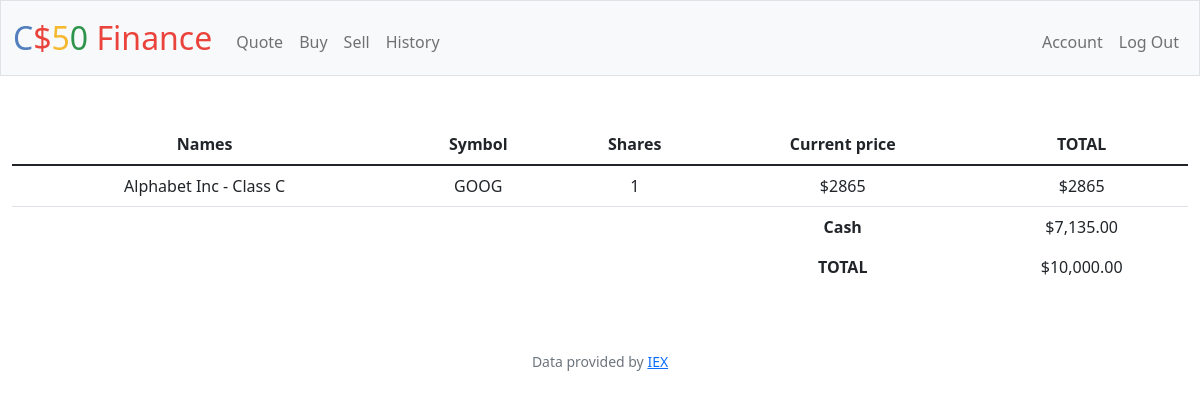
/ (signed in), run on the app's committed database.
### tables this page shows
CREATE TABLE wallets (
    ownID INTEGER PRIMARY KEY AUTOINCREMENT NOT NULL,
    symbol TEXT NOT NULL,
    shares INTEGER NOT NULL,
    value INTEGER NOT NULL,
    total INTEGER NOT NULL,
    name TEXT NOT NULL,
    idName INTEGER NOT NULL,
    FOREIGN KEY (idName) REFERENCES users(id)
);

### app.py (the view)
@app.route("/")
@login_required
def index():
    current_user = session["user_id"]
    total_py = 0
    i = 0
    wallet_list = db.execute("SELECT * FROM wallets WHERE idName = ?", current_user)
    row2 = db.execute("SELECT cash FROM users WHERE id = ?", current_user)
    current_cash_py = row2[0]["cash"]
    current_cash = usd(current_cash_py)
    total_row = db.execute("SELECT total FROM wallets WHERE idName = ?", current_user)
    for row in total_row:
        tmp = total_row[i]["total"]
        total_py += tmp
        i += 1
    total = usd(total_py)
    totaltotal_py = total_py + current_cash_py
    totaltotal = usd(totaltotal_py)
    return render_template("index.html", wallet=wallet_list, cash=current_cash, total=total, totaltotal=totaltotal)

### app.py (called while the page is built)
@app.after_request
def after_request(response):
    response.headers["Cache-Control"] = "no-cache, no-store, must-revalidate"
    response.headers["Expires"] = 0
    response.headers["Pragma"] = "no-cache"
    return response

### helpers.py (called while the page is built)
def login_required(f):
    @wraps(f)
    def decorated_function(*args, **kwargs):
        if session.get("user_id") is None:
            return redirect("/login")
        return f(*args, **kwargs)
    return decorated_function

def usd(value):
    return f"${value:,.2f}"

### templates/index.html (shortened to what this page needs)
{% extends "layout.html" %}
{% block main %}
    <table class="table">
        <thead>
            <tr>
                <th>Names</th>
                <th>Symbol</th>
                <th>Shares</th>
                <th>Current price</th>
                <th>TOTAL</th>
            </tr>
        </thead>
        <tbody>
            {% for row in wallet %}
                <tr>
                    <td>{{ row.name }}</td>
                    <td>{{ row.symbol }}</td>
                    <td>{{ row.shares }}</td>
                    <td>${{ row.value }}</td>
                    <td>${{ row.total }}</td>
                </tr>
            {% endfor %}
                <tr>
                    <td class="no-border"></td>
                    <td class="no-border"></td>
                    <td class="no-border"></td>
                    <td class="no-border"><b>Cash</b></td>
                    <td class="no-border">{{ cash }}</td>
                </tr>
                <tr>
                    <td class="no-border"></td>
                    <td class="no-border"></td>
                    <td class="no-border"></td>
                    <td class="no-border"><b>TOTAL</b></td>
                    <td class="no-border">{{ totaltotal }}</td>
                </tr>
        </tbody>
    </table>
{% endblock %}

### static/styles.css (style rules this page uses)
.no-border { border-style: none; }

### data on the page
wallets: name "Alphabet Inc - Class C", symbol "GOOG", shares "1", value "2865", total "2865"

### other printed values
{{ cash }} "$7,135.00"
{{ totaltotal }} "$10,000.00"
